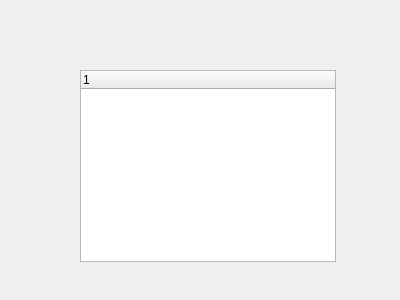
<?xml version="1.0" encoding="UTF-8"?>
<ui version="4.0">
 <class>draft</class>
 <widget class="QWidget" name="draft">
  <property name="geometry">
   <rect>
    <x>0</x>
    <y>0</y>
    <width>400</width>
    <height>300</height>
   </rect>
  </property>
  <property name="windowTitle">
   <string>Form</string>
  </property>
  <property name="styleSheet">
   <string notr="true"/>
  </property>
  <widget class="QTreeWidget" name="treeWidget">
   <property name="geometry">
    <rect>
     <x>80</x>
     <y>70</y>
     <width>256</width>
     <height>192</height>
    </rect>
   </property>
   <column>
    <property name="text">
     <string notr="true">1</string>
    </property>
   </column>
  </widget>
 </widget>
 <resources/>
 <connections/>
</ui>
